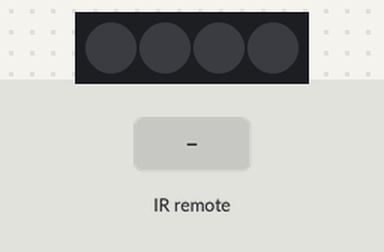
Bench run of a sketch on a simulated Arduino Uno, built with avr-gcc and run on an emulated ATmega328P. Parts: 4 RGB LEDs in strip order, left to right. The inputs (shaded band) are chosen by the test bench. Dim RGB values are drawn brighter than linear.

Above: at 1.5 s.
1.6 s: infrared code 0xFF6897 received
At 3.4 s:
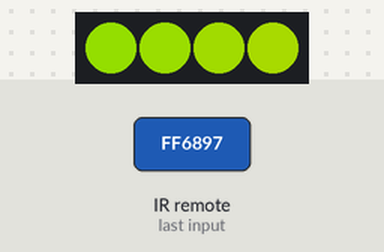
5.0 s: infrared code 0xFF22DD received
At 6.4 s:
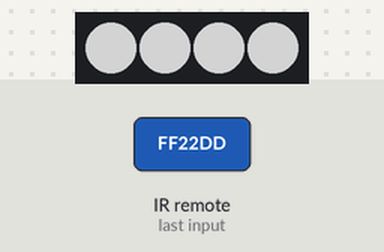
7.1 s: infrared code 0xFF629D received
At 8.8 s:
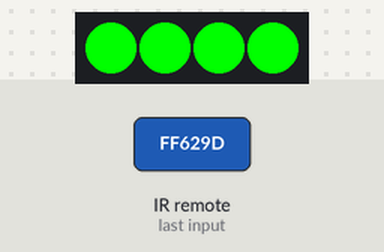
9.3 s: infrared code 0xFF02FD received
At 11.1 s:
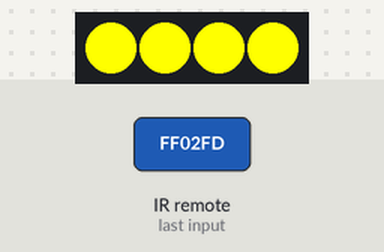
11.4 s: infrared code 0xFFA857 received
At 13.3 s:
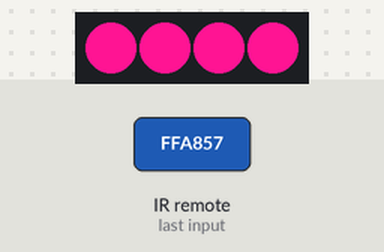
13.6 s: infrared code 0xFFA25D received
At 14.6 s:
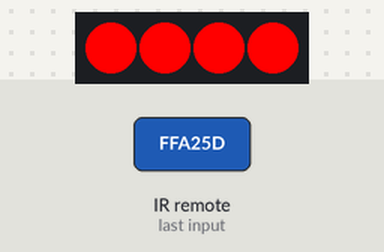
Timing chart, 0 to 16.6 s (numbered marks = the images above; inputs shaded):
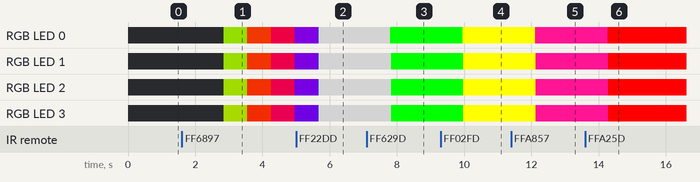

The sketch:

TableLamp.ino
```cpp
#include <IRremote.h>
#include <Adafruit_NeoPixel.h>
#include <TimerOne.h>

#define PIN 6
#define TIMER_US 500

int RECV_PIN = 11;
IRrecv irrecv(RECV_PIN);
decode_results results;

byte RNB = false;
uint16_t ii = 0, jj = 0;

Adafruit_NeoPixel strip = Adafruit_NeoPixel(4, PIN, NEO_GRB + NEO_KHZ800);

/***********************************************************************************************
 *                                               Code Setup                                    *
 ***********************************************************************************************/

void setup()
{

  Timer1.initialize(TIMER_US);                  // Initialise timer 1
  Timer1.attachInterrupt( timerIsr );
  irrecv.enableIRIn(); // Start the receiver
  strip.begin();
  strip.show(); // Initialize all pixels to 'off'
}


/***********************************************************************************************
 *                                             Code Loop                                       *
 ***********************************************************************************************/

void loop() {
  static byte R, G, B;
  static bool Update = true;

  if (irrecv.decode(&results))
  {
    RNB = false;
    switch (results.value)
    {
      case 0xFFA25D: //1
        Update = true;
        R = 255, G = 0, B = 0;
        break;

      case 0xFF629D: //2
        Update = true;
        R = 0, G = 255, B = 0;
        break;

      case 0xFFE21D: //3
        Update = true;
        R = 0, G = 0, B = 255;
        break;

      case 0xFF22DD: //4
        Update = true;
        R = 127, G = 127, B = 127;
        break;

      case 0xFF02FD: //5
        Update = true;
        R = 255, G = 255, B = 0;
        break;

      case 0xFFC23D: //6
        Update = true;
        R = 255, G = 215, B = 0;
        break;

      case 0xFFE01F: //7
        Update = true;
        R = 205, G = 92, B = 92;
        break;

      case 0xFFA857: //8
        Update = true;
        R = 255, G = 20, B = 147;
        break;

      case 0xFF906F: //9
        Update = true;
        R = 139, G = 69, B = 19;
        break;

      case 0xFF6897: //*
        Timer1.initialize(5000);
        RNB = true;
        break;

      case 0xFF9867: //0
        R = 0, G = 10, B = 0;
        break;

      case 0xFFB04F: //#
        RNB = true;
        Timer1.initialize(30000);
        break;

      case 0xFF18E7://UP
        break;

      case 0xFF10EF: //LEFT"
        break;

      case 0xFF38C7: //OK
        break;

      case 0xFF5AA5: //RIGHT
        break;

      case 0xFF4AB5: //DOWN"
        break;

      case 0xFF52AD: //#
        break;
      case 0xFFFFFFFF://REPEAT
        break;

      default:
      break;
    }// End Case
    irrecv.resume(); // Receive the next value
  }

  if (!RNB)colorWipe(strip.Color(R, G, B), 4); // Red
  delay(700);
}

/***********************************************************************************************
 *                                               Wipe Colors                                   *
 ***********************************************************************************************/
void colorWipe(uint32_t c, uint8_t wait)
{
  // Fill the dots one after the other with a color
  for (byte PixelNumber = 0; PixelNumber < strip.numPixels(); PixelNumber++)
  {
    strip.setPixelColor(PixelNumber, c);
    strip.show();
    delay(wait);
  }
}


/***********************************************************************************************
 *                                               Rainbow                                       *
 ***********************************************************************************************/
void rainbow()
{
  strip.setPixelColor(ii, Wheel((ii + jj) & 255));
  strip.show();
  ii++;
  if (ii >= strip.numPixels())
  {
    jj++;
    ii = 0;
    if (jj >= 256)jj = 0;
  }
}


/***********************************************************************************************
 *                                               Wheel                                         *
 ***********************************************************************************************/
// Input a value 0 to 255 to get a color value.
// The colours are a transition r - g - b - back to r.
uint32_t Wheel(byte WheelPos)
{
  if (WheelPos < 85)
  {
    return strip.Color(WheelPos * 3, 255 - WheelPos * 3, 0);
  } else if (WheelPos < 170)
  {
    WheelPos -= 85;
    return strip.Color(255 - WheelPos * 3, 0, WheelPos * 3);
  } else
  {
    WheelPos -= 170;
    return strip.Color(0, WheelPos * 3, 255 - WheelPos * 3);
  }
}


/***********************************************************************************************
 *                                               Timer interrupt                               *
 ***********************************************************************************************/
void timerIsr()
{
  if (RNB)rainbow();
}
```

Measured:
- after the input at 1.6 s, RGB LED 0: off → RGB(102, 153, 0) after 1.3 s, → RGB(207, 48, 0) 0.70 s later, → RGB(198, 0, 57) 0.70 s later, → RGB(93, 0, 162) 0.70 s later; RGB LED 1: off → RGB(105, 150, 0) after 1.3 s, → RGB(210, 45, 0) 0.70 s later, → RGB(195, 0, 60) 0.70 s later, → RGB(90, 0, 165) 0.70 s later
- after the input at 7.1 s, RGB LED 0: RGB(127, 127, 127) → RGB(0, 255, 0) after 0.71 s; RGB LED 1–3: RGB(127, 127, 127) → RGB(0, 255, 0) after 0.73 s
- after the input at 9.3 s, RGB LED 0: RGB(0, 255, 0) → RGB(255, 255, 0) after 0.66 s; RGB LED 1–3: RGB(0, 255, 0) → RGB(255, 255, 0) after 0.68 s
- after the input at 11.4 s, RGB LED 0: RGB(255, 255, 0) → RGB(255, 20, 147) after 0.71 s; RGB LED 1–3: RGB(255, 255, 0) → RGB(255, 20, 147) after 0.73 s
- after the input at 13.6 s, RGB LED 0: RGB(255, 20, 147) → RGB(255, 0, 0) after 0.67 s; RGB LED 1–3: RGB(255, 20, 147) → RGB(255, 0, 0) after 0.68 s
